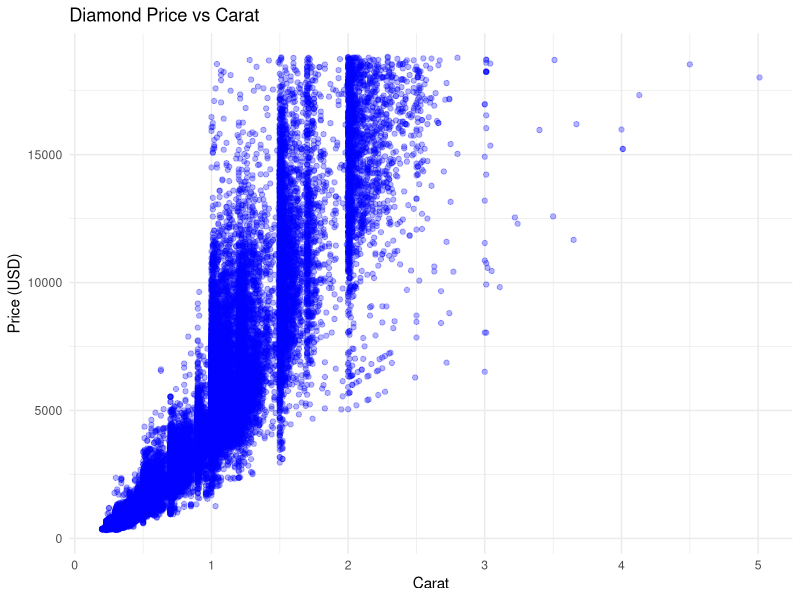

This figure's R source:
## ---- chunk 1

# important libraries
library(ggplot2)
## ---- chunk 2

# Create a scatter plot of carat vs price
ggplot(data = diamonds, aes(x = carat, y = price)) +
  geom_point(alpha = 0.3, color = "blue") +
  labs(
    title = "Diamond Price vs Carat",
    x = "Carat",
    y = "Price (USD)"
  ) +
  theme_minimal()

